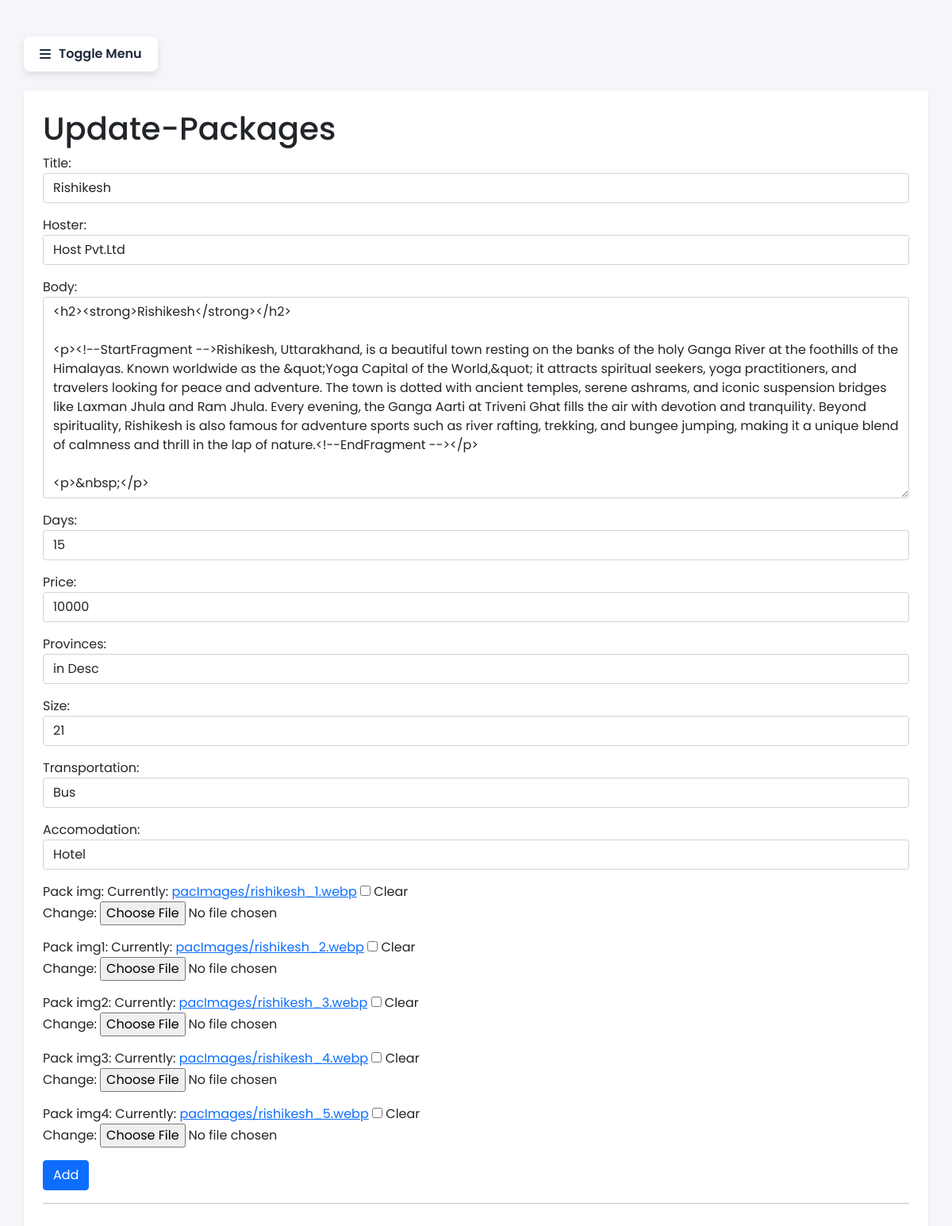
/details/edit/42/ (signed in), run on the app's committed database.
### TourM/models.py (models this page shows, shortened)
class Post(models.Model):
    title = models.CharField(max_length=255)
    body = RichTextField()
    days = models.PositiveIntegerField(validators=[MaxValueValidator(100),MinValueValidator(1)])
    price = models.IntegerField(default='',null=False)
    Provinces = models.CharField(default='in_desc', max_length=255, null=False)
    Size = models.PositiveIntegerField(default='1', validators=[MaxValueValidator(100),MinValueValidator(11)])      #group size {if paxi availability add garne bhe useful}
    Hoster=models.CharField(max_length=255, null=False)
    Accomodation= models.CharField(default='', max_length=255, null=False)
    Transportation= models.CharField(default='', max_length=255, null=False)
    pack_img = models.ImageField(null = True, blank=True, upload_to="pacImages/")
    pack_img1 = models.ImageField(null = True, blank=True, upload_to="pacImages/")
    pack_img2 = models.ImageField(null = True, blank=True, upload_to="pacImages/")
    pack_img3 = models.ImageField(null = True, blank=True, upload_to="pacImages/")
    pack_img4 = models.ImageField(null = True, blank=True, upload_to="pacImages/")

### TourM/views.py (the view)
# urls.py: path('details/edit/<int:pk>/', UpdatePostView.as_view(), name="UpdatePost"),
class UpdatePostView(UpdateView):
    model = Post
    template_name = 'ad_editPack.html'
    form_class = PostForm

### TourM/forms.py
class PostForm(forms.ModelForm):
    class Meta:
        model = Post
        fields = ('title', 'Hoster', 'body', 'days', 'price','Provinces','Size','Transportation' ,'Accomodation','pack_img','pack_img1','pack_img2','pack_img3','pack_img4')
        widgets = {
            'title': forms.TextInput( attrs={'class': 'form-control'}),
            'Hoster': forms.Select(choices = choices3,attrs={'class': 'form-control'}),
            'days': forms.NumberInput( attrs={'class': 'form-control'}),
            'Provinces': forms.Select(choices = choices,attrs={'class': 'form-control'}),
            'price': forms.TextInput( attrs={'class': 'form-control'}),
            'body': forms.Textarea( attrs={'class': 'form-control'}),
            'Size': forms.NumberInput ( attrs={'class': 'form-control'}),
            'Transportation': forms.Select(choices = choices2,attrs={'class': 'form-control'}),
            'Accomodation': forms.Select(choices = choices1,attrs={'class': 'form-control'}),
        }

### TourM/templates/ad_editPack.html
{%extends 'adminbase.html'%} {%block title%}YUpdate package{%endblock%} {%block content%} {% if user.is_superuser %}
<h1>Update-Packages</h1>
<div class="form-group">
    <form method="POST" enctype="multipart/form-data">
        {%csrf_token%} {{form.media}} {{form.as_p}}
        <button class="btn btn-primary">Add</button>
    </form>
</div>
<hr> {%else%}
<h1>you are not allowed here</h1>
<a href="{%url 'homepage'%}">Redirect</a>{%endif%} {%endblock%}

### static/admin.css (style rules this page uses)
* { margin: 0; padding: 0; box-sizing: border-box; font-family: 'Poppins', sans-serif; }
body { min-height: 100vh; background-color: #f4f6f9; }

### data on the page
Post: title "Rishikesh", Hoster "Host Pvt.Ltd", body "<h2><strong>Rishikesh</strong></h2> <p><!--StartFragment -->Rishikesh, Uttarakhand, is a beautiful town resting on the banks of the holy Ganga River at the foothills of the Himalayas. Known worldwide as the &quot;Yoga Capital of the World,&quot; it attracts spiritual seekers, yoga practitioners, and travelers looking for peace and adventure. The town is dotted with ancient temples, serene ashrams, and iconic suspension bridges like Laxman Jhula and Ram Jhula. Every evening, the Ganga Aarti at Triveni Ghat fills the air with devotion and tranquility. Beyond spirituality, Rishikesh is also famous for adventure sports such as river rafting, trekking, and bungee jumping, making it a unique…", days "15", price "10000", Provinces "in Desc", Size "21", Transportation "Bus", Accomodation "Hotel"
